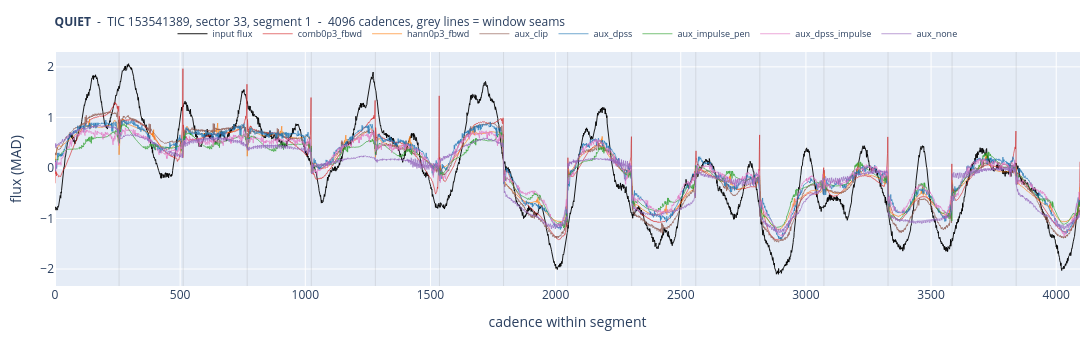

Notebook code cell kept with this figure:
### Markdown cell above
### D1-D9. One class per cell - **re-run any cell for a new star and segment**

### Code cell
plot_class("QUIET")

### Figure 1 — Plotly figure (JSON) as saved in the notebook; plotly's stock layout.template omitted (floating-point values rounded to 4 significant figures; data arrays with more than 128 entries replaced by an {"elided": "..."} marker saying what was removed)
{"data": [{"line": {"color": "black", "width": 0.9}, "mode": "lines", "name": "input flux", "type": "scatter", "y": {"elided": "4096 float values"}}, {"line": {"color": "#d62728", "width": 0.7}, "mode": "lines", "name": "comb0p3_fbwd", "opacity": 0.9, "type": "scatter", "y": {"elided": "4096 float values"}}, {"line": {"color": "#ff7f0e", "width": 0.7}, "mode": "lines", "name": "hann0p3_fbwd", "opacity": 0.9, "type": "scatter", "y": {"elided": "4096 float values"}}, {"line": {"color": "#8c564b", "width": 0.7}, "mode": "lines", "name": "aux_clip", "opacity": 0.9, "type": "scatter", "y": {"elided": "4096 float values"}}, {"line": {"color": "#1f77b4", "width": 0.7}, "mode": "lines", "name": "aux_dpss", "opacity": 0.9, "type": "scatter", "y": {"elided": "4096 float values"}}, {"line": {"color": "#2ca02c", "width": 0.7}, "mode": "lines", "name": "aux_impulse_pen", "opacity": 0.9, "type": "scatter", "y": {"elided": "4096 float values"}}, {"line": {"color": "#e377c2", "width": 0.7}, "mode": "lines", "name": "aux_dpss_impulse", "opacity": 0.9, "type": "scatter", "y": {"elided": "4096 float values"}}, {"line": {"color": "#9467bd", "width": 0.7}, "mode": "lines", "name": "aux_none", "opacity": 0.9, "type": "scatter", "y": {"elided": "4096 float values"}}], "layout": {"height": 340, "hovermode": "x unified", "legend": {"font": {"size": 9}, "orientation": "h", "x": 0.5, "xanchor": "center", "y": 1.14}, "margin": {"b": 38, "l": 55, "r": 12, "t": 52}, "shapes": [{"line": {"color": "rgba(120,120,120,0.35)", "width": 0.5}, "type": "line", "x0": 256, "x1": 256, "xref": "x", "y0": 0, "y1": 1, "yref": "y domain"}, {"line": {"color": "rgba(120,120,120,0.35)", "width": 0.5}, "type": "line", "x0": 512, "x1": 512, "xref": "x", "y0": 0, "y1": 1, "yref": "y domain"}, {"line": {"color": "rgba(120,120,120,0.35)", "width": 0.5}, "type": "line", "x0": 768, "x1": 768, "xref": "x", "y0": 0, "y1": 1, "yref": "y domain"}, {"line": {"color": "rgba(120,120,120,0.35)", "width": 0.5}, "type": "line", "x0": 1024, "x1": 1024, "xref": "x", "y0": 0, "y1": 1, "yref": "y domain"}, {"line": {"color": "rgba(120,120,120,0.35)", "width": 0.5}, "type": "line", "x0": 1280, "x1": 1280, "xref": "x", "y0": 0, "y1": 1, "yref": "y domain"}, {"line": {"color": "rgba(120,120,120,0.35)", "width": 0.5}, "type": "line", "x0": 1536, "x1": 1536, "xref": "x", "y0": 0, "y1": 1, "yref": "y domain"}, {"line": {"color": "rgba(120,120,120,0.35)", "width": 0.5}, "type": "line", "x0": 1792, "x1": 1792, "xref": "x", "y0": 0, "y1": 1, "yref": "y domain"}, {"line": {"color": "rgba(120,120,120,0.35)", "width": 0.5}, "type": "line", "x0": 2048, "x1": 2048, "xref": "x", "y0": 0, "y1": 1, "yref": "y domain"}, {"line": {"color": "rgba(120,120,120,0.35)", "width": 0.5}, "type": "line", "x0": 2304, "x1": 2304, "xref": "x", "y0": 0, "y1": 1, "yref": "y domain"}, {"line": {"color": "rgba(120,120,120,0.35)", "width": 0.5}, "type": "line", "x0": 2560, "x1": 2560, "xref": "x", "y0": 0, "y1": 1, "yref": "y domain"}, {"line": {"color": "rgba(120,120,120,0.35)", "width": 0.5}, "type": "line", "x0": 2816, "x1": 2816, "xref": "x", "y0": 0, "y1": 1, "yref": "y domain"}, {"line": {"color": "rgba(120,120,120,0.35)", "width": 0.5}, "type": "line", "x0": 3072, "x1": 3072, "xref": "x", "y0": 0, "y1": 1, "yref": "y domain"}, {"line": {"color": "rgba(120,120,120,0.35)", "width": 0.5}, "type": "line", "x0": 3328, "x1": 3328, "xref": "x", "y0": 0, "y1": 1, "yref": "y domain"}, {"line": {"color": "rgba(120,120,120,0.35)", "width": 0.5}, "type": "line", "x0": 3584, "x1": 3584, "xref": "x", "y0": 0, "y1": 1, "yref": "y domain"}, {"line": {"color": "rgba(120,120,120,0.35)", "width": 0.5}, "type": "line", "x0": 3840, "x1": 3840, "xref": "x", "y0": 0, "y1": 1, "yref": "y domain"}], "title": {"font": {"size": 12}, "text": "<b>QUIET</b>  -  TIC 153541389, sector 33, segment 1  -  4096 cadences, grey lines = window seams"}, "width": 1550, "xaxis": {"title": {"text": "cadence within segment"}}, "yaxis": {"title": {"text": "flux (MAD)"}}}}
